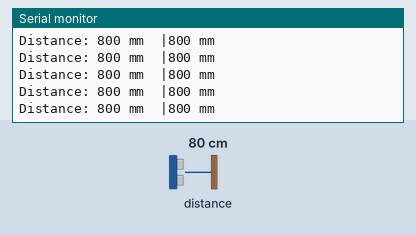
Simulated run of this sketch. Board: Arduino Uno, built for the host (arithmetic inside an expression is 32-bit, double 64-bit). Parts: the last lines printed to the serial monitor. The test bench sets the inputs (shaded band); at power-on: distance to the obstacle 80 cm.

Above: at 1.2 s.
1.3 s: distance to the obstacle set to 2 cm
At 1.34 s:
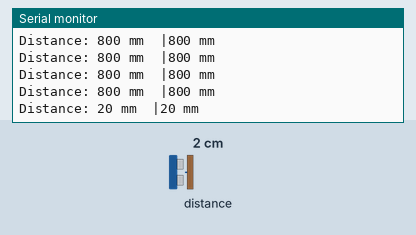
2.8 s: distance to the obstacle set to 4 cm
At 2.8 s:
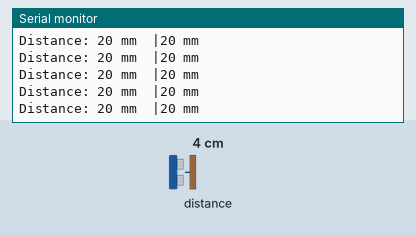
Timing chart, 0 to 5.8 s (numbered marks = the images above; inputs shaded):
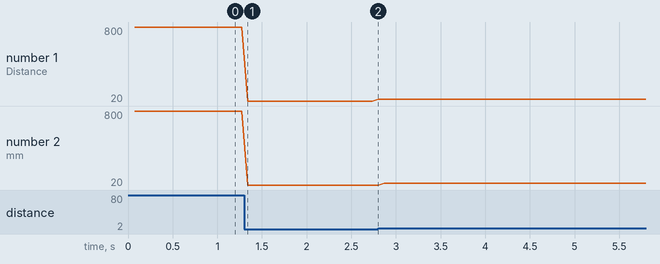

Measured:
- after the input at 1.3 s, the serial monitor: prints a new line at once (image 1)
- plotted number 1: 800 → 20 after the input at 1.3 s, 20 → 40 after the input at 2.8 s
- plotted number 2: 800 → 20 after the input at 1.3 s, 20 → 40 after the input at 2.8 s

The sketch:

vl53l1x_dual_sensor.ino
```cpp
#include "Adafruit_VL53L1X.h"

#define IRQ_PIN 2
#define XSHUT_PIN 3

Adafruit_VL53L1X vl53 = Adafruit_VL53L1X(XSHUT_PIN, IRQ_PIN);
Adafruit_VL53L1X vl532 = Adafruit_VL53L1X(XSHUT_PIN, IRQ_PIN);

void setup() {
  Serial.begin(115200);
  while (!Serial) delay(10);

  Wire.begin();
  Wire1.begin(33,32);

  if (! vl53.begin(0x29, &Wire)) {
    Serial.print(F("Error on init of VL sensor 1: "));
    Serial.println(vl53.vl_status);
    while (1){
        delay(10);
    }
  }
  Serial.println(F("VL53L1X sensor 1 is OK!"));
  Serial.print(F("Sensor 1 ID: 0x"));
  Serial.println(vl53.sensorID(), HEX);

  if (! vl532.begin(0x29, &Wire1)) {
    Serial.print(F("Error on init of VL sensor 2: "));
    Serial.println(vl532.vl_status);
    while (1){
      delay(10);
    }
  }
  Serial.println(F("VL53L1X sensor 2 is OK!"));
  Serial.print(F("Sensor 2 ID: 0x"));
  Serial.println(vl532.sensorID(), HEX);

  if (! vl53.startRanging()) {
    Serial.print(F("Couldn't start ranging on sensor 1: "));
    Serial.println(vl53.vl_status);
    while (1){
      delay(10);
    }
  }

  if (! vl532.startRanging()) {
    Serial.print(F("Couldn't start ranging on sensor 2: "));
    Serial.println(vl532.vl_status);
    while (1){
      delay(10);
    }
  }

  Serial.println(F("Ranging started"));

  // Valid timing budgets: 15, 20, 33, 50, 100, 200 and 500ms!
  vl53.setTimingBudget(50);
  Serial.print(F("Timing budget 1 (ms): "));
  Serial.println(vl53.getTimingBudget());

  vl532.setTimingBudget(50);
  Serial.print(F("Timing budget 2 (ms): "));
  Serial.println(vl532.getTimingBudget());
}

void loop() {
  int16_t distance, distance2;

  if (vl53.dataReady() && vl532.dataReady()) {
    // new measurement for the taking!
    distance2 = vl532.distance();
    distance = vl53.distance();
    if (distance == -1 || distance2 == -1) {
      // something went wrong!
      //Serial.print(F("Couldn't get distance from sensor 1: "));
      //Serial.println(vl53.vl_status);
      return;
    }
    Serial.print(F("Distance: "));
    Serial.print(distance);
    Serial.print(" mm  |");
    Serial.print(distance2);
    Serial.println(" mm");
    // data is read out, time for another reading!
    vl53.clearInterrupt();
    vl532.clearInterrupt();

  }
}
```
